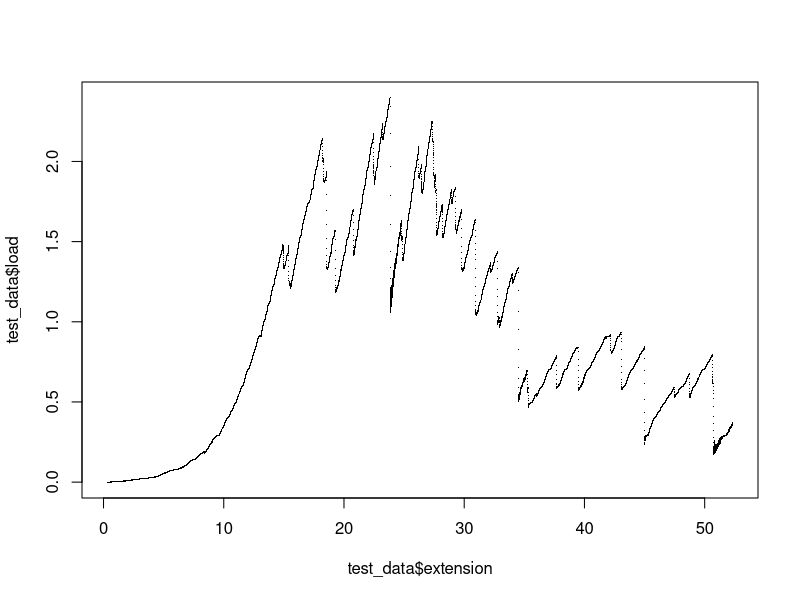
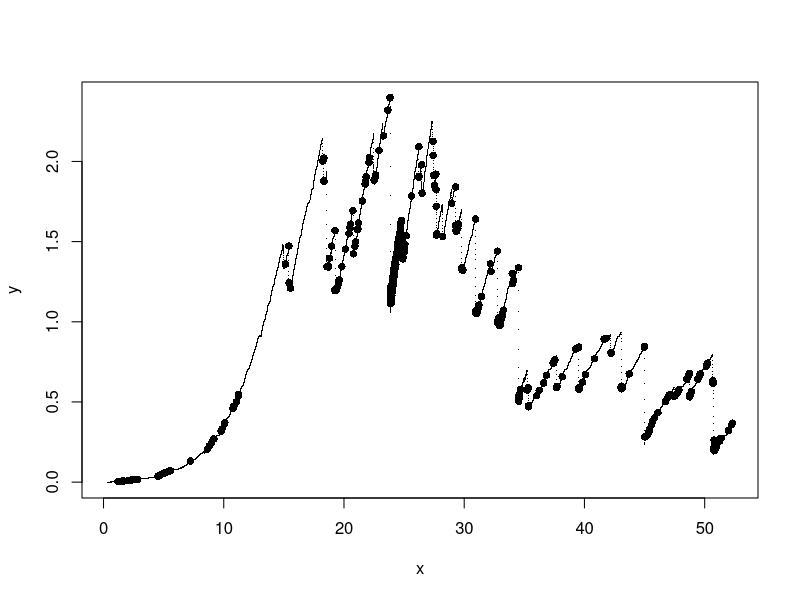
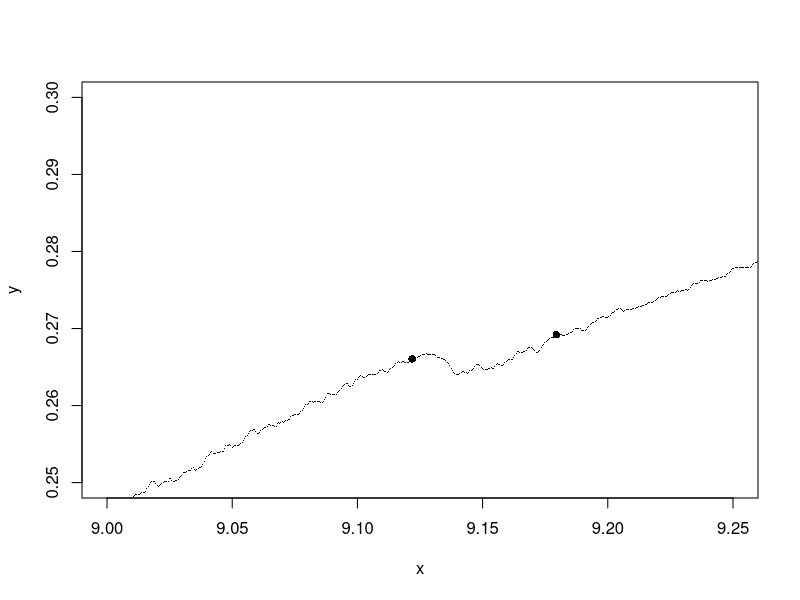

Here is the R script that generated these plots, in order:
#======
# Determine specimen label
#======
# Make sure working directory is set for .csv file. 
# If cloning directly from github, .csv file is already in working directory.

data_1 <- read.csv(file = "Specimen_RawData_7.csv", header = TRUE,
                   stringsAsFactors = FALSE, skip = 0)
head(data_1)
specimen_label <- data_1[1,1] 

#==== 
# Determine specimen extension and load
#====
test_data <- read.csv(file = "Specimen_RawData_7.csv", header = TRUE,
                      stringsAsFactors = FALSE, skip = 5)
head(test_data)
names(test_data) <- c("time", "extension", "load")

plot(test_data$extension, test_data$load, pch ='.')

#=====
# Define Functions
#=====
FindPeaks<-function(points, MagPre=1, MagPost=-1){
  x1<-NULL
  x2<-NULL
  x3<-NULL
  y1<-NULL
  y2<-NULL
  y3<-NULL
  s1<-NULL
  s2<-NULL
  peaks<-data.frame(x=c(0), y=c(0))
  for(i in 2:(length(points$x)-1)){
    x1<-points$x[i-1]
    x2<-points$x[i]
    x3<-points$x[i+1]
    y1<-points$y[i-1]
    y2<-points$y[i]
    y3<-points$y[i+1]
    s1<-(y2-y1)/(x2-x1)
    s2<-(y3-y2)/(x3-x2)
    if (s1>MagPre & s2<MagPost){
      if(peaks$y[1]==0){
        peaks$x[1]<-x2
        peaks$y[1]<-y2
      }else{
        peaks<-rbind(peaks, data.frame(x=x2, y=y2))
      }
    }
  }
  return(peaks)
}


#=====
# Determine peaks
#=====
test_data_xy<-data.frame(x=test_data$extension,y=test_data$load)
test_peaks<-FindPeaks(points=test_data_xy, MagPre=0.2, MagPost=-0.2)
plot(test_data_xy, pch=".")
points(test_peaks, pch=16)

plot(test_data_xy, pch=".", xlim=c(9,9.25), ylim=c(0.25, 0.3))
points(test_peaks, pch=16)
